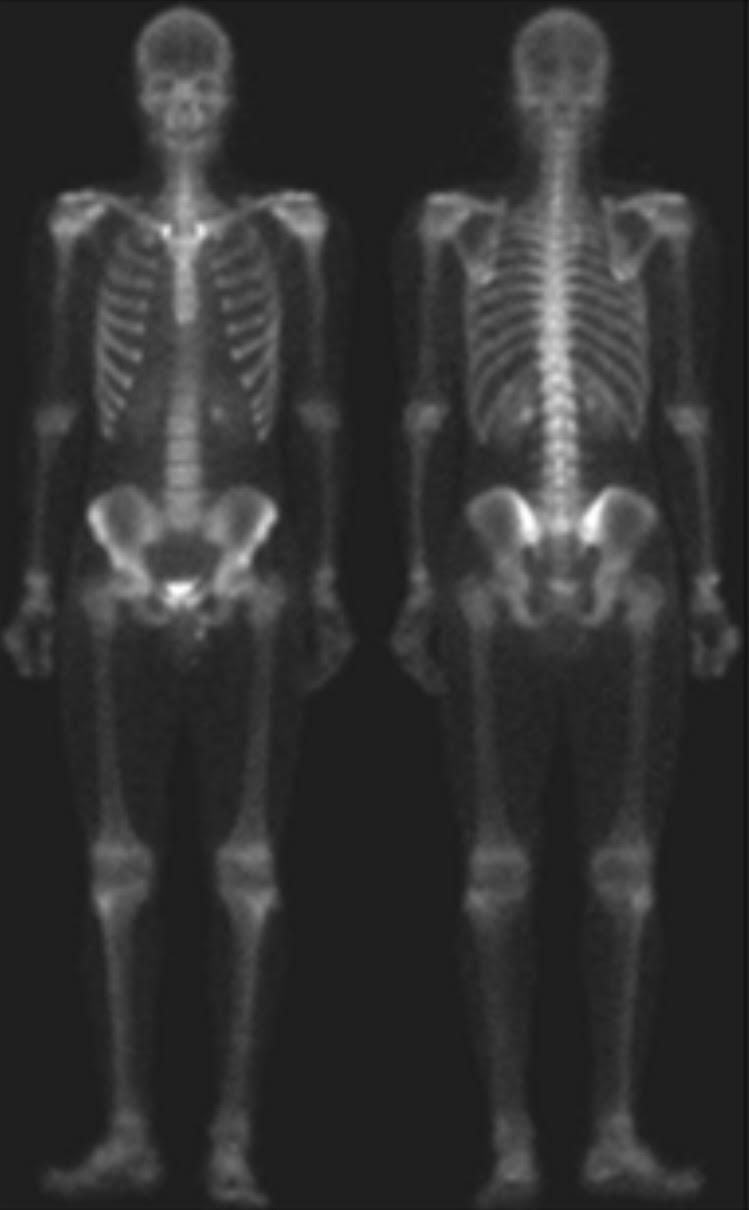
#> input picture ZeynabKhorshidi.3/Skeleton.jpg, 749 x 1210 px
$ jupyter execute --allow-errors 'ZeynabKhorshidi (5).ipynb'   (older library calls are emulated)
#> lines starting #> are read from the running program, lines starting #| are printed output that depends on the picture
<div class="alert alert-block alert-success">
    <h1 align="center">Zeynab Khorshidi</h1>
</div>

[cell 1]
import numpy as np
import cv2
from matplotlib import pyplot as plt
from scipy import misc
from scipy import ndimage

[cell 2]
image = cv2.imread('Skeleton.jpg',0)
#> image is the input picture: shape (1210, 749); min 13, max 255, mean 50.1

[cell 3]
laplacian = cv2.Laplacian(image,cv2.CV_64F)
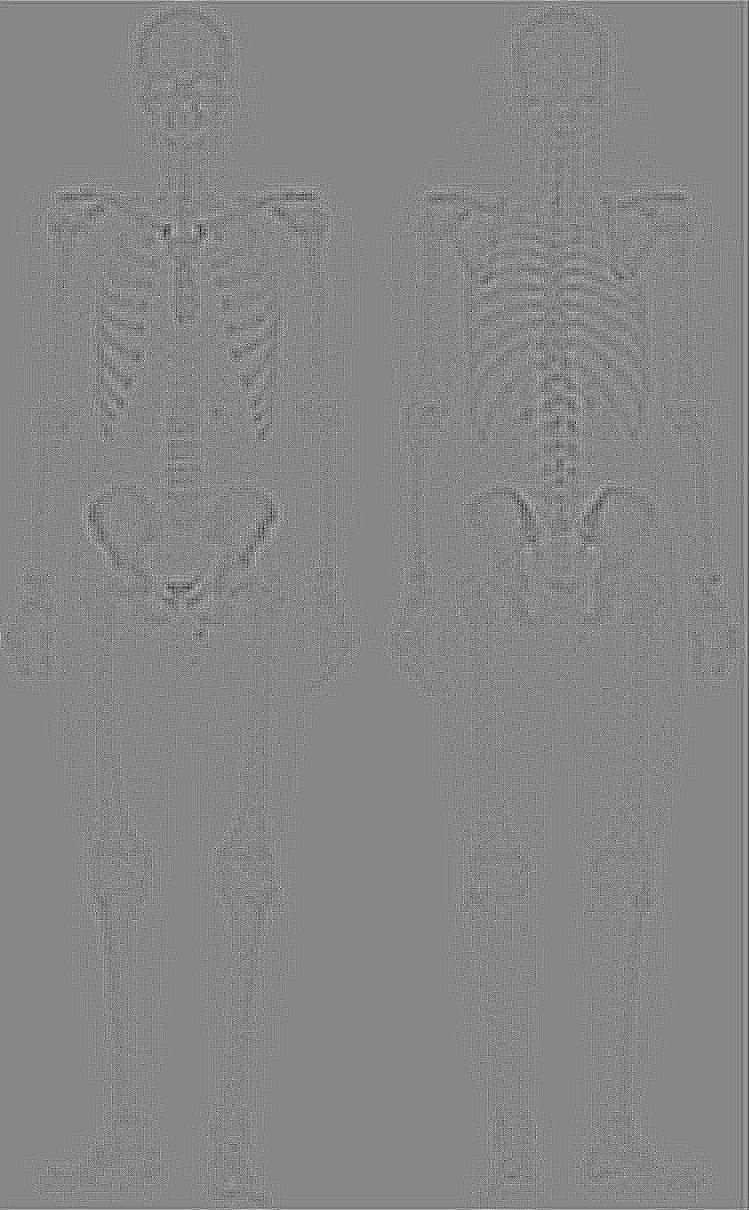
#> laplacian: shape (1210, 749) float64; min -27, max 24, mean 0; drawn with min black and max white

[cell 4]
plt.subplot(1,1,1)
plt.imshow(image,cmap = 'gray')
plt.title('Original')
plt.xticks([])
plt.yticks([])
plt.show()

[cell 5]
plt.subplot(1,1,1)
plt.imshow(laplacian,cmap = 'gray')
plt.title('Laplacian')
plt.xticks([])
plt.yticks([])
plt.show()

[cell 6]
sum_original_and_laplacian = image + laplacian

[cell 7]
print(sum_original_and_laplacian)
#> (printed output is left out)

[cell 8]
plt.subplot(1,1,1)
plt.imshow(sum_original_and_laplacian,cmap = 'gray')
plt.title('sum_original_and_laplacian')
plt.xticks([])
plt.yticks([])
plt.show()

[cell 9]
sobel = cv2.Sobel(image,cv2.CV_64F,1,0,ksize=5)
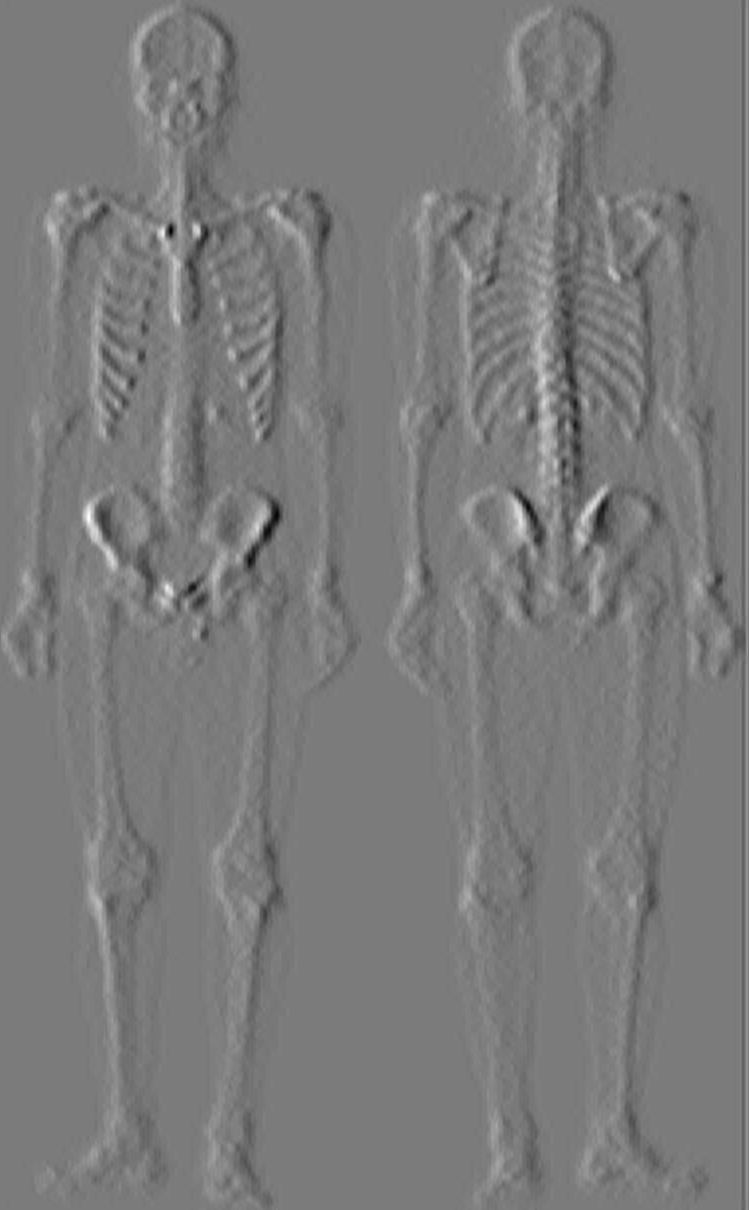
#> sobel: shape (1210, 749) float64; min -2411, max 2571, mean -0.5; drawn with min black and max white

[cell 10]
plt.subplot(1,1,1)
plt.imshow(sobel,cmap = 'gray')
plt.title('Sobel')
plt.xticks([])
plt.yticks([])
plt.show()

[cell 11]
print(sobel)
#> (printed output is left out)

[cell 12]
mask_5 = np.array([
    [1,1,1,1,1],
    [1,1,1,1,1],
    [1,1,1,1,1],
    [1,1,1,1,1],
    [1,1,1,1,1]
])

[cell 13]
sobel_padding_5 = np.pad(sobel, (2, 2))

[cell 14]
print('Height of image:',(sobel_padding_5.shape[0],'pixels'))
#| Height of image: (1214, 'pixels')
print('Width of image:',(sobel_padding_5.shape[1],'pixels'))
#| Width of image: (753, 'pixels')

[cell 15]
sum_mask_5 = np.sum(mask_5)
print(sum_mask_5)

[cell 16]
zarib_5 = 1/sum_mask_5
print(zarib_5)

[cell 17]
for i in range(100):
    for j in range(100):
        sobel_padding_5[i+2][j+2] = ((sobel_padding_5[i][j] * zarib_5)
        + (sobel_padding_5[i][j+1] * zarib_5)
        + (sobel_padding_5[i][j+2] * zarib_5)
        + (sobel_padding_5[i][j+3] * zarib_5)
        + (sobel_padding_5[i][j+4] * zarib_5)
        + (sobel_padding_5[i+1][j] * zarib_5)
        + (sobel_padding_5[i+1][j+1] * zarib_5)
        + (sobel_padding_5[i+1][j+2] * zarib_5)
        + (sobel_padding_5[i+1][j+3] * zarib_5)
        + (sobel_padding_5[i+1][j+4] * zarib_5)
        + (sobel_padding_5[i+2][j] * zarib_5)
        + (sobel_padding_5[i+2][j+1] * zarib_5)
        + (sobel_padding_5[i+2][j+2] * zarib_5)
        + (sobel_padding_5[i+2][j+3] * zarib_5)
        + (sobel_padding_5[i+2][j+4] * zarib_5)
        + (sobel_padding_5[i+3][j] * zarib_5)
        + (sobel_padding_5[i+3][j+1] * zarib_5)
        + (sobel_padding_5[i+3][j+2] * zarib_5)
        + (sobel_padding_5[i+3][j+3] * zarib_5)
        + (sobel_padding_5[i+3][j+4] * zarib_5)
        + (sobel_padding_5[i+4][j] * zarib_5)
        + (sobel_padding_5[i+4][j+1] * zarib_5)
        + (sobel_padding_5[i+4][j+2] * zarib_5)
        + (sobel_padding_5[i+4][j+3] * zarib_5)
        + (sobel_padding_5[i+4][j+4] * zarib_5))
#> sobel_padding_5: shape (1214, 753) float64; min -2411, max 2571, mean -0.5

[cell 18]
print(sobel_padding_5)
#> (printed output is left out)

[cell 19]
sobel_box_5 = sobel_padding_5[2:-2,2:-2]

[cell 20]
print(sobel_box_5)
#> (printed output is left out)

[cell 21]
plt.subplot(1,1,1)
plt.imshow(sobel_box_5,cmap = 'gray')
plt.title('sobel_box_5')
plt.xticks([])
plt.yticks([])
plt.show()

[cell 22]
Multiply_laplacian_and_sobel_box_5 = laplacian * sobel_box_5
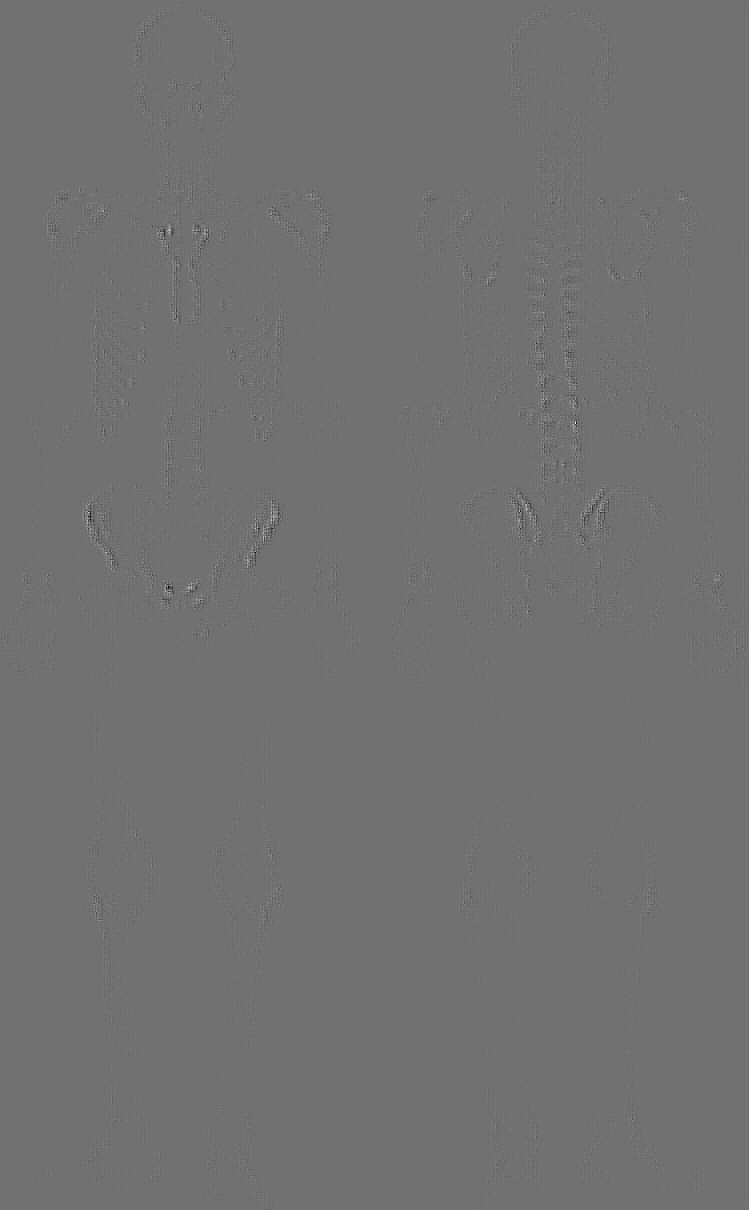
#> Multiply_laplacian_and_sobel_box_5: shape (1210, 749) float64; min -34561, max 43171, mean 2.1; drawn with min black and max white

[cell 23]
print(Multiply_laplacian_and_sobel_box_5)
#> (printed output is left out)

[cell 24]
plt.subplot(1,1,1)
plt.imshow(Multiply_laplacian_and_sobel_box_5,cmap = 'gray')
plt.title('Multiply_laplacian_and_sobel_box_5')
plt.xticks([])
plt.yticks([])
plt.show()

[cell 25]
sum_original_and_Multiply_laplacian_and_sobel_box_5 = image + Multiply_laplacian_and_sobel_box_5

[cell 26]
print(sum_original_and_Multiply_laplacian_and_sobel_box_5)
#> (printed output is left out)
